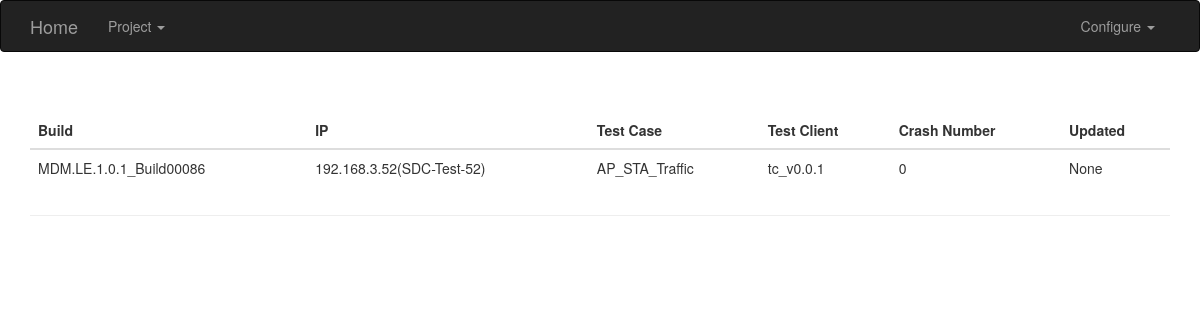
/project/tbd?project_name=MDM.LE.1.0.1&build_version=MDM.LE.1.0.1_Build00086, run on the app's committed database.
### TBD.py (models this page shows, shortened)
class TD(db.Model):
    __tablename__ = 'td'
    id = db.Column(db.Integer, primary_key=True)
    project_id = db.Column(db.Integer, db.ForeignKey('projects.id'))
    host_id = db.Column(db.Integer, db.ForeignKey('hosts.id'))
    build_id = db.Column(db.Integer, db.ForeignKey('builds.id'))
    tc_name = db.Column(db.String(64), nullable=False)
    __table_args__ = (
        db.UniqueConstraint(host_id, build_id, tc_name, name='unique_tc_build_and_host'),
    )
    test_client = db.Column(db.String(64), nullable=False)
    crash_num = db.Column(db.Integer, default=0)
    ta_name = db.Column(db.String(64), nullable=True)
    tc_result = db.Column(db.Boolean, nullable=True)
    ta_result = db.Column(db.Boolean, nullable=True)
    update_time = db.Column(db.DateTime, nullable=True)

class Build(db.Model):
    __tablename__ = 'builds'
    id = db.Column(db.Integer, primary_key=True)
    version = db.Column(db.TEXT, unique=True)
    name = db.Column(db.String(64), nullable=False)
    meta_path = db.Column(db.TEXT, nullable=False)
    crash_path = db.Column(db.TEXT, nullable=False)
    is_crm = db.Column(db.Boolean, nullable=True)
    td = db.relationship(TD, backref='build')

class Host(db.Model):
    __tablename__ = 'hosts'
    id = db.Column(db.Integer, primary_key=True)
    name = db.Column(db.String(64), unique=True)
    ip_addr = db.Column(db.String(64), nullable=False)
    td = db.relationship(TD, backref='host')

### TBD.py (the view)
@app.route('/project/tbd', methods=['GET'])
def project_tbd():
    project = Project.query.order_by(Project.name).all()
    project_name = request.args.get('project_name', None)
    build_version = request.args.get('build_version', None)
    log.debug("Query TBD for project {} and build {}!".format(project_name, build_version))
    if build_version:
        tbd = TD.query.join(TD.host).join(TD.project).join(TD.build).filter(Project.name==project_name, Build.version==build_version).order_by(Host.ip_addr).all()
    else:
        tbd = TD.query.join(TD.host).join(TD.project).filter(Project.name==project_name).order_by(Host.ip_addr).all()
    return render_template('project_tbd.html', project=project, project_name=project_name, tbd=tbd)

### templates/project_tbd.html (shortened to what this page needs)
{% extends "base.html" %}
{% block content %}
<div class="container">
    <div class="page-header">
        <table class="table">
            <thead>
                <th>Build</th>
                <th>IP</th>
                <th>Test Case</th>
                <th>Test Client</th>
                <th>Crash Number</th>
                <th>Updated</th
            </thead>
            <tbody>
                {% for td in tbd %}
                <tr>
                    <td>{{ td.build.version }}</td>
                    <td>{{ td.host.ip_addr }}({{ td.host.name }})</td>
                    <td>{{ td.tc_name }}</td>
                    <td>{{ td.test_client }}</td>
                    <td>{{ td.crash_num }}</td>
                    <td>{{ td.update_time.strftime('%Y-%m-%d %H:%M:%S') if td.update_time else None }}</td>
                </tr>
                {% endfor %}
            </tbody>
        </table>
    </div>
</div>
{% endblock %}7

### data on the page
TD: build.version "MDM.LE.1.0.1_Build00086", host.ip_addr "192.168.3.52", host.name "SDC-Test-52", tc_name "AP_STA_Traffic", test_client "tc_v0.0.1", crash_num "0", update_time "None"
